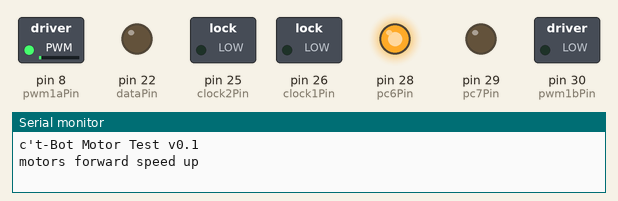
The sketch below on a simulated Arduino Mega 2560, built with avr-gcc and run on an emulated ATmega2560. On the bench: switched loads named in the sketch (green lamp = pin HIGH), output pins drawn as LEDs (lit = HIGH), the last lines printed to the serial monitor.

Above: at 0.15 s.
At 4.35 s:
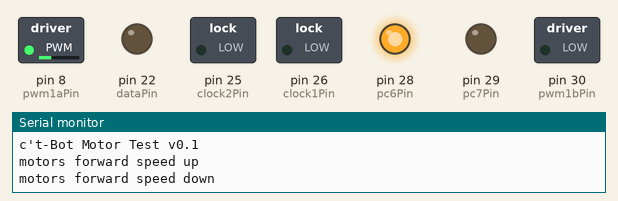
At 11.09 s:
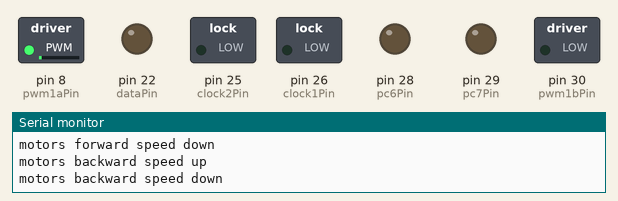
At 19.7 s:
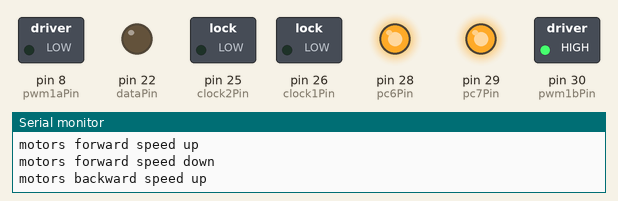
At 22.3 s:
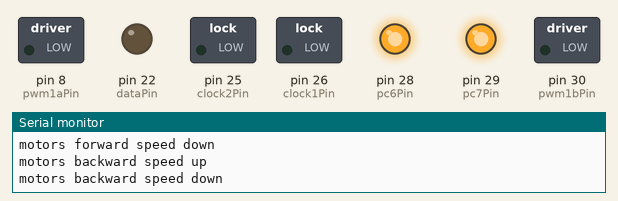
At 38.1 s:
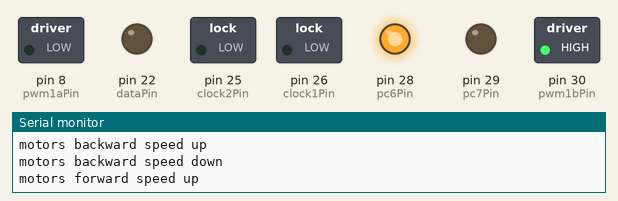
Timing chart, 0 to 39.6 s (numbered marks = the images above):
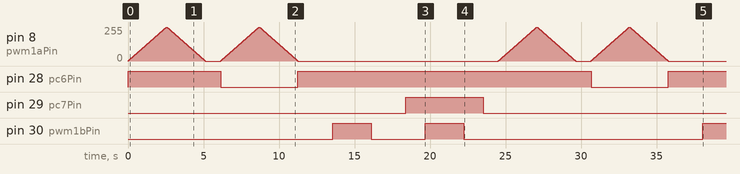

Measured:
- by itself, pin 28 (pc6Pin): alternates HIGH for 19.4 s and LOW for 5.1 s
- by itself, pin 29 (pc7Pin): LOW → HIGH at 18.4 s, → LOW 5.1 s later
- by itself, pin 30 (pwm1bPin): goes HIGH 2.6 s, LOW 3.6 s, HIGH 2.6 s, LOW 15.8 s, then HIGH

The sketch:

motorTest.ino
```cpp
#include <Arduino.h>

// we use the MightyCore "Bobuino" pinout here

// analog inputs
const int distLtPin  = A0;    // distance sensor left
const int distRtPin  = A1;    // distance sensor right
const int lineLtPin  = A2;    // line sensor left
const int lineRtPin  = A3;    // line sensor right
const int ldrLtPin   = A4;    // ldr sensor left
const int ldrRtPin   = A5;    // ldr sensor right
const int cliffLtPin = A6;    // cliff sensor left
const int cliffRtPin = A7;    // cliff sensor right

// digital pins
const int rxPin      = 0;     // PD0 RXD0
const int txPin      = 1;     // PD1 TXD0
const int ctsPin     = 2;     // PD2 RXD1
const int wheelRtPin = 3;     // PD3 RXD2
const int pwm1bPin   = 30;    // PD4 OC1B Motor right pwm
const int pwm1aPin   = 8;     // PD5 OC1A Motor left pwm
const int doorPin    = 9;     // PD6 OC2B
const int pwm2Pin    = 31;    // PD7 OC2A

const int barrierPin = 4;     // PB0
const int remotePin  = 5;     // PB1
const int errorPin   = 6;     // PB2 AIN0
const int pmw0Pin    = 7;     // PB3 AIN1 OC0A
const int wheelLtPin = 10;    // PB4 SS OC0B
const int mosiPin    = 11;    // PB5 MOSI
const int misoPin    = 12;    // PB6 MISO
const int sclkPin    = 13;    // PB7 SCK

const int dataPin    = 22;    // PC0 SCL SH595 1,2,3 data pin
const int latch1Pin  = 23;    // PC1 SDA SH595 1 latch pin
const int latch2Pin  = 23;    // PC1 TCK SH595 2 latch pin
const int latch3Pin  = 24;    // PC2 TCK SH595 3 latch pin
const int clock1Pin  = 26;    // PC4 TDO SH595 1 clock pin
const int clock2Pin  = 25;    // PC3 TMS SH595 2 clock pin
const int clock3Pin  = 23;    // PC1 TMS SH595 3 clock pin
const int pc5Pin     = 27;    // PC5 TDI
const int pc6Pin     = 28;    // PC6 Motor Left direction
const int pc7Pin     = 29;    // PC7 Motor right direction

// shift register definitions
// shift register 1 led pins
#define LED_FRONT_LT   (1 << 0)
#define LED_FRONT_RT   (1 << 1)
#define LED_BLUE       (1 << 2)
#define LED_RED        (1 << 3)
#define LED_ORANGE     (1 << 4)
#define LED_YELLOW     (1 << 5)
#define LED_GREEN      (1 << 6)
#define LED_WHITE      (1 << 7)
// shift register 2 enable pins
#define ENA_DIST_SENS  (1 << 0)
#define ENA_WHEEL_SENS (1 << 1)
#define ENA_BARRIER    (1 << 2)
#define ENA_CLIFF_SENS (1 << 3)
#define ENA_DOOR_SENS  (1 << 4)
#define ENA_MOUSE      (1 << 5)
#define ENA_EXP1       (1 << 6)
#define ENA_EXP2       (1 << 7)
// shift register 3 lcd pins

#define LEFT 0
#define RIGHT 1

// global variables
int ledState = 0;
int blockState = 0xFF;   // all enable blocks off
int pwmLt, pwmRt;
bool dirLt, dirRt;

void shiftClear(void)
{
  digitalWrite(latch2Pin, LOW);
  digitalWrite(latch1Pin, LOW);
  digitalWrite(clock2Pin, LOW);
  digitalWrite(clock1Pin, LOW);
  digitalWrite(dataPin, LOW);
}

void initShiftRegister(void)
{
  pinMode(latch2Pin, OUTPUT);
  pinMode(latch1Pin, OUTPUT);
  pinMode(clock2Pin, OUTPUT);
  pinMode(clock1Pin, OUTPUT);
  pinMode(dataPin, OUTPUT);
  shiftClear();

}

void shiftDataOut(uint8_t data, int latchPin, int clockPin)
{
  shiftClear();
  // shift out the bits:
  shiftOut(dataPin, clockPin, MSBFIRST, data);
  //take the latch pin high so the LEDs will light up:
  digitalWrite(latchPin, HIGH);
  delay(1);
  shiftClear();

}

void setLed(uint8_t led, int state)
{
  if (state)
    ledState |= led;
  else
    ledState &= ~led;
 shiftDataOut(ledState,latch1Pin, clock1Pin);
}

void setAllLeds(uint8_t leds)
{
  ledState = leds;
  shiftDataOut(ledState,latch1Pin, clock1Pin);
}

void initMotors(void)
{
  pinMode(pc6Pin, OUTPUT);
  pinMode(pc7Pin, OUTPUT);
  setMotor(LEFT, 0);
  setMotor(RIGHT, 0);
}

void setMotor(uint8_t motor, int speed)
{
  if (motor == LEFT)  // left motor
  {
    if (speed >= 0) // motor forward
    {
      dirLt = 1;
      pwmLt = speed;
    }
    else
    {
      dirLt = 0;
      pwmLt = abs(speed);
    }
    digitalWrite(pc6Pin, dirLt);
    analogWrite(pwm1aPin, pwmLt);
  }
  else if (motor == RIGHT) // right motor
  {
    if (speed >= 0) // motor forward
    {
      dirRt = 0;
      pwmRt = speed;
    }
    else
    {
      dirRt = 1;
      pwmRt = abs(speed);
    }
    digitalWrite(pc7Pin, dirRt);
    analogWrite(pwm1bPin, pwmRt);
  }
  else
    Serial.println("ERROR: wrong motor selected");
}

void setup() {
  // put your setup code here, to run once:
  Serial.begin(9600);
  Serial.println("c't-Bot Motor Test v0.1");
  initShiftRegister();
  initMotors();
}

// enable block functions
void enableBlock(uint8_t block, int state)
{
  // inverse logic, On = LOW, Off = HIGH
  if (state)
    blockState &= ~block;
  else
    blockState |= block;
 shiftDataOut(blockState,latch2Pin, clock2Pin);
 delay(20);
}

void enableAllBlocks(uint8_t blocks)
{
  blockState = blocks;
  shiftDataOut(blockState, latch2Pin, clock2Pin);
  delay(100);
}

// sensor functions
uint16_t readAnalogRaw(uint8_t analogIn)
{
  uint16_t ret;
  ret = analogRead(analogIn);
  return ret;
}

int motor = LEFT;

void loop() {
  int i;
  // put your main code here, to run repeatedly:
  Serial.println("motors forward speed up");
  for(i=0; i<256; i++)
  {
    setMotor(motor,i);
    //setMotor(RIGHT,i);
    delay(10);
  }
  Serial.println("motors forward speed down");
  for(i=255; i>=0; i--)
  {
    setMotor(motor,i);
    delay(10);
  }
  delay(1000);
  Serial.println("motors backward speed up");
  for(i=0; i>-256; i--)
  {
    setMotor(motor,i);
    delay(10);
  }
  Serial.println("motors backward speed down");
  for(i=-255; i<=0; i++)
  {
    setMotor(motor,i);
    delay(10);
  }
  delay(1000);
  if (motor == LEFT) motor = RIGHT;
  else motor = LEFT;
}
```
